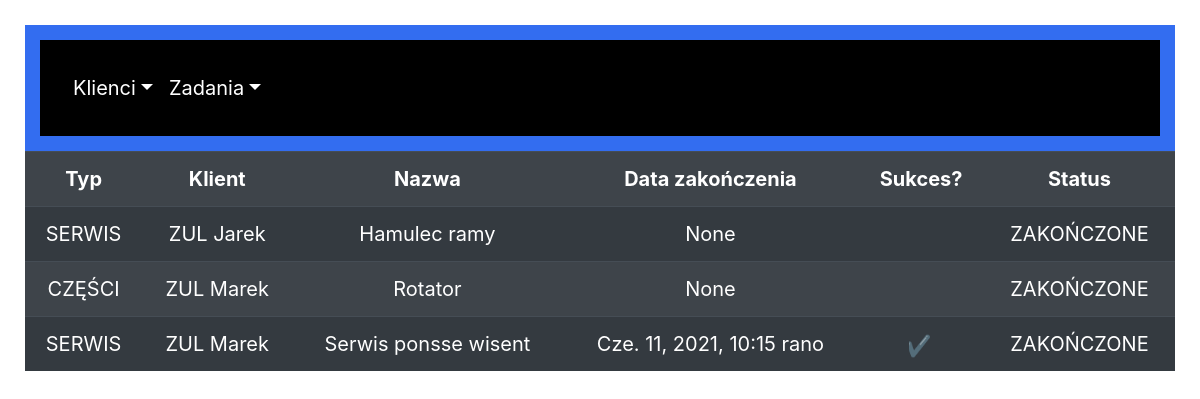
Screenshot of /ended_tasks/ with the database file from the repository.
### crm/models.py (models this page shows, shortened)
class Task(models.Model):
    TYPE = (
        ('SERWIS','SERWIS'),
        ('CZĘŚCI','CZĘŚCI'),
        ('MASZYNY','MASZYNY'),
    )
    STATUS = (
        ('NOWE', 'NOWE'),
        ('W TRAKCIE', 'W TRAKCIE'),
        ('ZAKOŃCZONE', 'ZAKOŃCZONE'),
    )
    type = models.CharField(max_length=100, choices=TYPE, verbose_name='Typ')
    name = models.CharField(max_length=200, verbose_name='Nazwa')
    date = models.DateTimeField(default=timezone.now)
    end_date = models.DateTimeField(null=True)
    client = models.ForeignKey(Client, on_delete=models.CASCADE)
    status = models.CharField(max_length=200, choices=STATUS, default='NOWE')
    comments = models.CharField(max_length=500, blank=True)
    success = models.BooleanField(null=True)
    owner = models.ForeignKey(User, on_delete=models.CASCADE, null=True)

class Client(models.Model):
    name = models.CharField(max_length=200, verbose_name='Nazwa')
    vat_number = models.CharField(max_length=13, verbose_name='NIP')
    contact_person = models.CharField(max_length=30, verbose_name='Osoba kontaktowa')
    phone_number = models.CharField(max_length=11, verbose_name='Numer telefonu')
    e_mail = models.EmailField(blank=True, verbose_name='Adres e-mail')
    comments = models.CharField(max_length=500, blank=True, verbose_name='Komentarz')
    vip = models.BooleanField()
    date = models.DateTimeField(default=timezone.now)
    def __str__(self):
        return str(self.name)

### crm/views.py (the view)
# urls.py: path('ended_tasks/', views.ended_tasks_list, name='ended_tasks'),
def ended_tasks_list(request):
    ended_task_list = Task.objects.filter(status='ZAKOŃCZONE').order_by('-date')
    context = {'ended_task_list': ended_task_list}
    return render(request, 'crm/ended_tasks_list.html', context)

### crm/templates/crm/ended_tasks_list.html (shortened to what this page needs)
{% extends "crm/base.html" %}
{% load static %}
{% block content %}
<table class="table table-dark table-striped">
          <tr>
              <th>Typ</th>
              <th>Klient</th>
              <th>Nazwa</th>
              <th>Data zakończenia</th>
              <th>Sukces?</th>
              <th>Status</th>
          </tr>
          <tr>
          {% for task in ended_task_list %}
              <td> {{ task.type }} </td>
              <td> {{ task.client }} </td>
              <td> {{ task.name }} </td>
              <td> {{ task.end_date }} </td>
              <td> {% if task.success %}
                   <img src="{% static 'images/success.svg' %}", width="25" height="25">
                   {% endif %} </td>
              <td> {{ task.status }} </td>
          </tr>
          {% endfor %}
    </table>
{% endblock content %}

### crm/static/css/style.css (style rules this page uses)
body { text-align: center; margin-top: 25px; margin-bottom: 25px; margin-left: 25px; margin-right: 25px; font-size: 20px; }

### rows the page displays
Task: type "SERWIS", client "ZUL Jarek", name "Hamulec ramy", end_date "None", status "ZAKOŃCZONE"
Task: type "CZĘŚCI", client "ZUL Marek", name "Rotator", end_date "None", status "ZAKOŃCZONE"
Task: type "SERWIS", client "ZUL Marek", name "Serwis ponsse wisent", end_date "Cze. 11, 2021, 10:15 rano", success True (drawn), status "ZAKOŃCZONE"
